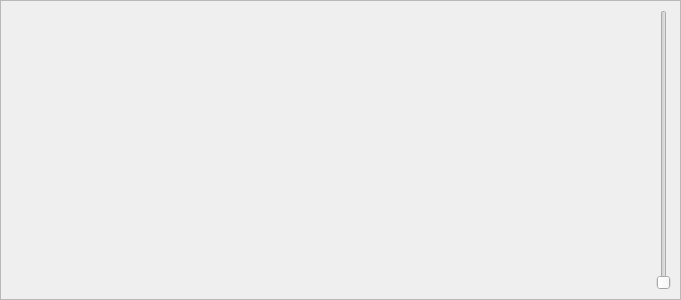
<?xml version="1.0" encoding="UTF-8"?>
<ui version="4.0">
 <class>EqualizerWidget</class>
 <widget class="QWidget" name="EqualizerWidget">
  <property name="geometry">
   <rect>
    <x>0</x>
    <y>0</y>
    <width>681</width>
    <height>300</height>
   </rect>
  </property>
  <property name="windowTitle">
   <string>Form</string>
  </property>
  <layout class="QHBoxLayout" name="horizontalLayout">
   <property name="leftMargin">
    <number>0</number>
   </property>
   <property name="topMargin">
    <number>0</number>
   </property>
   <property name="rightMargin">
    <number>0</number>
   </property>
   <property name="bottomMargin">
    <number>0</number>
   </property>
   <item>
    <widget class="QFrame" name="equalizerFrame">
     <property name="frameShape">
      <enum>QFrame::Shape::StyledPanel</enum>
     </property>
     <property name="frameShadow">
      <enum>QFrame::Shadow::Raised</enum>
     </property>
     <layout class="QHBoxLayout" name="horizontalLayout_2">
      <item>
       <spacer name="horizontalSpacer">
        <property name="orientation">
         <enum>Qt::Orientation::Horizontal</enum>
        </property>
        <property name="sizeHint" stdset="0">
         <size>
          <width>40</width>
          <height>20</height>
         </size>
        </property>
       </spacer>
      </item>
      <item>
       <widget class="QSlider" name="volumeSlider">
        <property name="orientation">
         <enum>Qt::Orientation::Vertical</enum>
        </property>
       </widget>
      </item>
     </layout>
    </widget>
   </item>
  </layout>
 </widget>
 <resources/>
 <connections/>
</ui>
